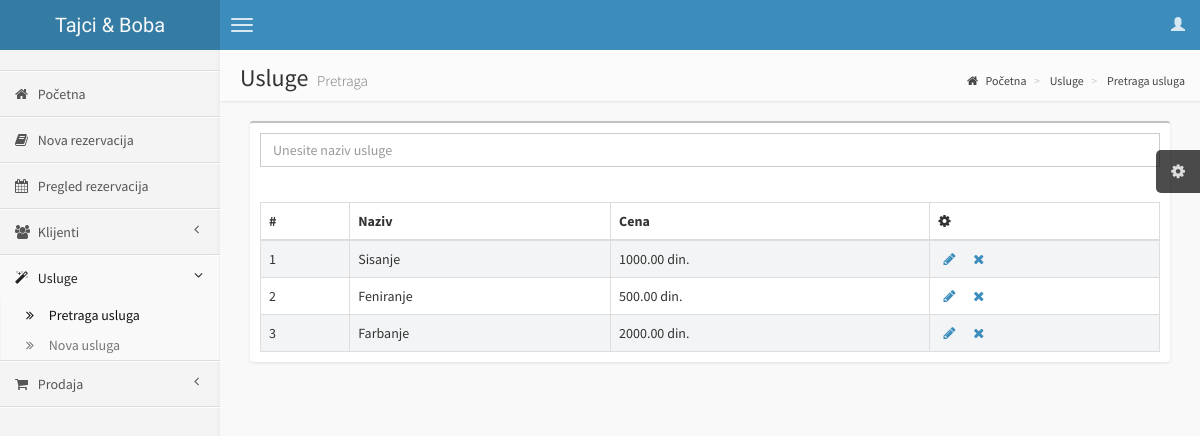
The page /salon/pages/uslugePretraga.php on the database its author committed.
### tables this page shows
CREATE TABLE IF NOT EXISTS `usluga` (
  `ID` int(11) NOT NULL AUTO_INCREMENT,
  `naziv` varchar(500) NOT NULL,
  `cena` decimal(10,2) NOT NULL,
  PRIMARY KEY (`ID`)
);

### salon/pages/uslugePretraga.php (the view, shortened to what this page needs)
<!DOCTYPE html>
<html>
    <head>
        <link href="//maxcdn.bootstrapcdn.com/bootstrap/3.2.0/css/bootstrap.min.css" rel="stylesheet" type="text/css" />
        <link href="//cdnjs.cloudflare.com/ajax/libs/font-awesome/4.1.0/css/font-awesome.min.css" rel="stylesheet" type="text/css" />
        <link href="//code.ionicframework.com/ionicons/1.5.2/css/ionicons.min.css" rel="stylesheet" type="text/css" />
        <link href="../css/AdminLTE.css" rel="stylesheet" type="text/css" />
        <link href="../../css/datatables/dataTables.bootstrap.css" rel="stylesheet" type="text/css" />
    </head>
    <body class="skin-blue">
         <?php
                            include "konekcija.php";
                            ?>
        <header class="header">
            <a href="home.php" class="logo">
                Tajci & Boba
            </a>
            <nav class="navbar navbar-static-top" role="navigation">
                <a href="#" class="navbar-btn sidebar-toggle" data-toggle="offcanvas" role="button">
                    <span class="icon-bar"></span>
                    <span class="icon-bar"></span>
                    <span class="icon-bar"></span>
                </a>
                <div class="navbar-right">
                    <ul class="nav navbar-nav">
                        <?php
                        include "userLogout.php";
                        ?>
                    </ul>
                </div>
            </nav>
        </header>
        <div class="wrapper row-offcanvas row-offcanvas-left">
            <aside class="left-side sidebar-offcanvas">
                <section class="sidebar">
                    <div class="user-panel">
                    </div>
                    <ul class="sidebar-menu">
                        <li>
                            <a href="home.php">
                                <i class="fa fa-home"></i> <span>Početna</span>
                            </a>
                        </li>
                        <li>
                            <a href="rezervacijaNova.php">
                                <i class="fa fa-book"></i> <span>Nova rezervacija</span>
                            </a>
                        </li>
                        <li>
                            <a href="rezervacijePretraga.php">
                                <i class="fa fa-calendar"></i> <span>Pregled rezervacija</span>
                            </a>
                        </li>
                        <li class="treeview">
                            <a href="#">
                                <i class="fa fa-users"></i>
                                <span>Klijenti</span>
                                <i class="fa fa-angle-left pull-right"></i>
                            </a>
                        </li>
                        <li class="treeview active">
                            <a href="#">
                                <i class="fa fa-magic"></i>
                                <span>Usluge</span>
                                <i class="fa fa-angle-left pull-right"></i>
                            </a>
                            <ul class="treeview-menu">
                                <li class="active"><a href="uslugePretraga.php"><i class="fa fa-angle-double-right"></i> Pretraga usluga</a></li>
                                <li><a href="uslugaNova.php"><i class="fa fa-angle-double-right"></i> Nova usluga</a></li>
                            </ul>
                        </li>
                        <li class="treeview">
                            <a href="#">
                                <i class="fa fa-shopping-cart"></i>
                                <span>Prodaja</span>
                                <i class="fa fa-angle-left pull-right"></i>
                            </a>
                        </li>
                    </ul>
                </section>
            </aside>
            <aside class="right-side">
                <section class="content-header">
                    <h1>
                        Usluge
                        <small>Pretraga</small>
                    </h1>
                    <ol class="breadcrumb">
                        <li ><a href="home.php"><i class="fa fa-home"></i> Početna</a></li>
                        <li ><a href="#"><i></i> Usluge</a></li>
                        <li ><a href="uslugePretraga.php"><i></i> Pretraga usluga</a></li>
                    </ol>
                </section>
                <section class="content">
                    <div class="col-xs-12">
                    <div class="box">
                        <div class="box-header">
                            <?php
                            $upit="SELECT ID, naziv, cena FROM usluga";
                            if (!$u=mysqli_query($baza, $upit)) {
                                echo "Nastala je greška pri pravljenju upita</div>";
                                die();
                            } if (mysqli_num_rows($u)==0){
                                echo "Nema podataka.</div>";
                            }
                            else {
                            ?>
                            <div class="box-body">
                                <div class="form-group">
                                    <input name="param" class="form-control" id="paramInput" placeholder="Unesite naziv usluge"
                                    onkeyup="pronadjiUslugu(paramInput.value)">
                                </div>
                            </div>
                        </div>
                        <div id="uslugeRezultat" class="box-body table-responsive">
                            <table id="example1" class="table table-bordered table-striped">
                                <thead>
                                <tr>
                                    <th title="Redni broj">#</th>
                                    <th>Naziv</th>
                                    <th>Cena</th>
                                    <th title="Akcije"><i class="fa fa-cog"></i></i></th>
                                </tr>
                                </thead>
                                <tbody>
                                <?php
                                $brojac = 1;
                                while ($red=mysqli_fetch_array($u))
                                {
                                    ?>
                                    <tr>
                                        <td><?php echo $brojac?></td>
                                        <td><?php echo $red["naziv"]?></td>
                                        <td><?php echo $red["cena"]?> din.</td>
                                        <td title="Akcije">
                                            <form role="form" method="get">
                                                <a href="uslugaIzmena.php?id=<?php echo $red["ID"]?>" title="Izmeni uslugu"><i class="fa fa-pencil" style="margin-right: 15px; margin-left:5px;"></i></a>
                                                <a href="uslugePretraga.php?id=<?php echo $red["ID"]?>" title="Obriši uslugu"><i class="fa fa-times"></i></a>
                                            </form>
                                        </td>
                                    </tr>
                                    <?php
                                    $brojac++;
                                }
                                ?>
                                </tbody>
                                </table>
                            <?php
                            }
                            ?>
                        </div>
                    </div>
                </div>
                </section>
            </aside>
        </div>
    </body>
</html>

### rows shown on the page
usluga: naziv "Sisanje", cena "1000.00"
usluga: naziv "Feniranje", cena "500.00"
usluga: naziv "Farbanje", cena "2000.00"
